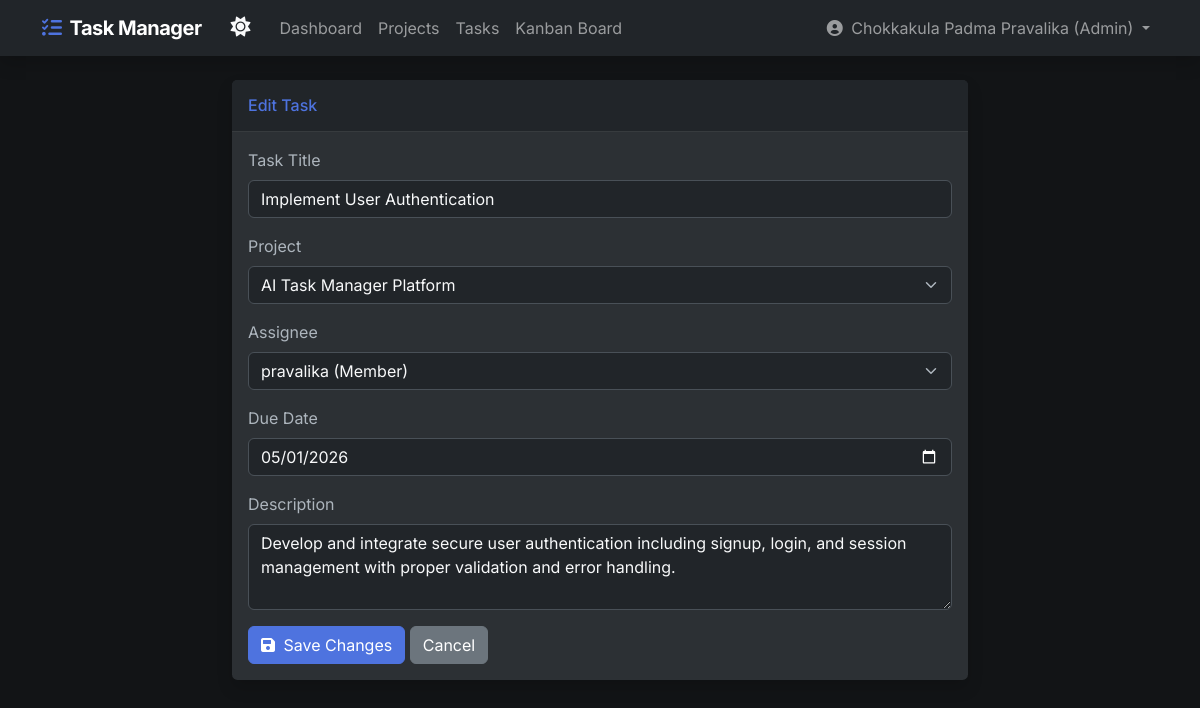
The page /tasks/edit/1 (signed in) on the database its author committed.
### models.py (models this page shows, shortened)
class User(db.Model):
    id = db.Column(db.Integer, primary_key=True)
    username = db.Column(db.String(50), unique=True, nullable=False)
    email = db.Column(db.String(120), unique=True, nullable=False)
    password = db.Column(db.String(255), nullable=False)
    role = db.Column(db.String(20), nullable=False, default='Member') # Admin or Member
    tasks = db.relationship('Task', backref='assignee', lazy=True)
    projects = db.relationship('Project', secondary=project_members, back_populates='members')

class Task(db.Model):
    id = db.Column(db.Integer, primary_key=True)
    title = db.Column(db.String(100), nullable=False)
    description = db.Column(db.Text, nullable=True)
    due_date = db.Column(db.Date, nullable=False)
    status = db.Column(db.String(20), nullable=False, default='Pending') # Pending, In Progress, Completed
    project_id = db.Column(db.Integer, db.ForeignKey('project.id'), nullable=False)
    user_id = db.Column(db.Integer, db.ForeignKey('user.id'), nullable=True)

class Project(db.Model):
    id = db.Column(db.Integer, primary_key=True)
    name = db.Column(db.String(100), nullable=False)
    description = db.Column(db.Text, nullable=True)
    created_at = db.Column(db.DateTime, default=datetime.utcnow)
    admin_id = db.Column(db.Integer, db.ForeignKey('user.id'), nullable=False)
    tasks = db.relationship('Task', backref='project', lazy=True, cascade='all, delete-orphan')
    members = db.relationship('User', secondary=project_members, back_populates='projects')

### routes/tasks.py (the view, shortened to what this page needs)
@tasks_bp.route('/tasks/edit/<int:task_id>', methods=['GET', 'POST'])
def edit_task(task_id):
    if not g.user or g.user.role != 'Admin':
        flash('Access denied. Only Admins can edit tasks.', 'danger')
        return redirect(url_for('tasks.list_tasks'))
    task = Task.query.get_or_404(task_id)
    projects = Project.query.all()
    users = User.query.all()
    return render_template('task_form.html', task=task, projects=projects, users=users)

### templates/task_form.html (shortened to what this page needs)
{% extends 'base.html' %}
{% block content %}
<div class="row justify-content-center">
    <div class="col-lg-8">
        <div class="card shadow mb-4">
            <div class="card-header py-3 bg-white">
                <h6 class="m-0 font-weight-bold text-primary">{{ 'Edit Task' if task else 'Assign New Task' }}</h6>
            </div>
            <div class="card-body">
                <form method="POST" action="{{ url_for('tasks.edit_task', task_id=task.id) if task else url_for('tasks.create_task') }}">
                    <div class="mb-3">
                        <label for="title" class="form-label">Task Title</label>
                        <input type="text" class="form-control" id="title" name="title" value="{{ task.title if task else '' }}" required>
                    </div>
                    <div class="mb-3">
                        <label for="project_id" class="form-label">Project</label>
                        <select class="form-select" id="project_id" name="project_id" required>
                            {% for project in projects %}
                            <option value="{{ project.id }}" {% if task and task.project_id == project.id %}selected{% endif %}>{{ project.name }}</option>
                            {% endfor %}
                        </select>
                    </div>
                    <div class="mb-3">
                        <label for="user_id" class="form-label">Assignee</label>
                        <select class="form-select" id="user_id" name="user_id">
                            {% for user in users %}
                            <option value="{{ user.id }}" {% if task and task.user_id == user.id %}selected{% endif %}>{{ user.username }} ({{ user.role }})</option>
                            {% endfor %}
                        </select>
                    </div>
                    <div class="mb-3">
                        <label for="due_date" class="form-label">Due Date</label>
                        <input type="date" class="form-control" id="due_date" name="due_date" value="{{ task.due_date.strftime('%Y-%m-%d') if task and task.due_date else '' }}" required>
                    </div>
                    <div class="mb-3">
                        <label for="description" class="form-label">Description</label>
                        <textarea class="form-control" id="description" name="description" rows="3">{{ task.description if task and task.description else '' }}</textarea>
                    </div>
                    <button type="submit" class="btn btn-primary"><i class="fas fa-save me-1"></i> {{ 'Save Changes' if task else 'Create Task' }}</button>
                    <a href="{{ url_for('tasks.list_tasks') }}" class="btn btn-secondary">Cancel</a>
                </form>
            </div>
        </div>
    </div>
</div>
{% endblock %}

### templates/base.html (shortened to what this page needs)
<!DOCTYPE html>
<html lang="en" data-bs-theme="dark">
<head>
    <link href="https://cdn.jsdelivr.net/npm/bootstrap@5.3.0/dist/css/bootstrap.min.css" rel="stylesheet">
    <link href="https://cdnjs.cloudflare.com/ajax/libs/font-awesome/6.0.0/css/all.min.css" rel="stylesheet">
    <link href="{{ url_for('static', filename='css/style.css') }}" rel="stylesheet">
</head>
<body>
    <nav class="navbar navbar-expand-lg navbar-dark bg-dark mb-4 shadow">
        <div class="container">
            <a class="navbar-brand" href="{{ url_for('dashboard.dashboard') }}"><i class="fas fa-tasks text-primary me-2"></i>Task Manager</a>
            <div class="d-flex align-items-center">
                <button class="btn btn-link text-light text-decoration-none me-2" id="theme-toggle" title="Toggle Theme">
                    <i class="fas fa-moon fs-5" id="theme-icon"></i>
                </button>
            </div>
            <div class="collapse navbar-collapse" id="navbarNav">
                {% if g.user %}
                <ul class="navbar-nav me-auto">
                    <li class="nav-item">
                        <a class="nav-link" href="{{ url_for('dashboard.dashboard') }}">Dashboard</a>
                    </li>
                    <li class="nav-item">
                        <a class="nav-link" href="{{ url_for('projects.list_projects') }}">Projects</a>
                    </li>
                    <li class="nav-item">
                        <a class="nav-link" href="{{ url_for('tasks.list_tasks') }}">Tasks</a>
                    </li>
                    <li class="nav-item">
                        <a class="nav-link" href="{{ url_for('tasks.kanban') }}">Kanban Board</a>
                    </li>
                </ul>
                <ul class="navbar-nav">
                    <li class="nav-item dropdown">
                        <a class="nav-link dropdown-toggle" href="#" id="navbarDropdown" role="button" data-bs-toggle="dropdown">
                            <i class="fas fa-user-circle me-1"></i> {{ g.user.username }} ({{ g.user.role }})
                        </a>
                    </li>
                </ul>
                {% else %}
                <ul class="navbar-nav ms-auto">
                    <li class="nav-item"><a class="nav-link" href="{{ url_for('auth.login') }}">Login</a></li>
                    <li class="nav-item"><a class="nav-link" href="{{ url_for('auth.signup') }}">Sign Up</a></li>
                </ul>
                {% endif %}
            </div>
        </div>
    </nav>
    <div class="container pb-5">
        {% block content %}{% endblock %}
    </div>
</body>
</html>

### static/css/style.css (style rules this page uses)
body { background-color: #f8f9fc; font-family: 'Inter', sans-serif; }
.card { border: none; box-shadow: 0 0.15rem 1.75rem 0 rgba(58, 59, 69, 0.15); border-radius: 0.35rem; }
.text-primary { color: #4e73df !important; }
.navbar-brand { font-weight: 700; letter-spacing: -0.5px; }
.btn-primary { background-color: #4e73df; border-color: #4e73df; }
[data-bs-theme="dark"] body { background-color: #121416; }
[data-bs-theme="dark"] .bg-white { background-color: #212529 !important; }
[data-bs-theme="dark"] .card { background-color: #2c3034; border-color: #373b3e; }
[data-bs-theme="dark"] .card-header { background-color: #212529; border-bottom-color: #373b3e; }
[data-bs-theme="dark"] .form-control, [data-bs-theme="dark"] .form-select { background-color: #212529; color: #f8f9fa; border-color: #495057; }

### rows shown on the page
User: user.username "Chokkakula Padma Pravalika", user.role "Admin"
Task: title "Implement User Authentication", project_id "AI Task Manager Platform", user_id "pravalika (Member)", due_date "05/01/2026", description "Develop and integrate secure user authentication including signup, login, and session management with proper validation and error handling."

### other values the page prints
{{ 'Edit Task' if task else 'Assign New Task' }} "Edit Task"
{{ 'Save Changes' if task else 'Create Task' }} "Save Changes"
